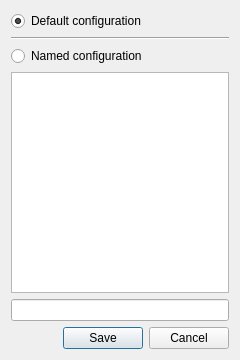
<?xml version="1.0" encoding="UTF-8"?>
<ui version="4.0">
 <class>saveDialog</class>
 <widget class="QDialog" name="saveDialog">
  <property name="geometry">
   <rect>
    <x>0</x>
    <y>0</y>
    <width>240</width>
    <height>360</height>
   </rect>
  </property>
  <property name="windowTitle">
   <string>Save Configuration</string>
  </property>
  <layout class="QVBoxLayout" name="verticalLayout">
   <item>
    <widget class="QRadioButton" name="startupRadioButton">
     <property name="text">
      <string>Default configuration</string>
     </property>
     <property name="checked">
      <bool>true</bool>
     </property>
    </widget>
   </item>
   <item>
    <widget class="Line" name="line">
     <property name="orientation">
      <enum>Qt::Horizontal</enum>
     </property>
    </widget>
   </item>
   <item>
    <widget class="QRadioButton" name="namedRadioButton">
     <property name="text">
      <string>Named configuration</string>
     </property>
    </widget>
   </item>
   <item>
    <widget class="QListWidget" name="namesListWidget"/>
   </item>
   <item>
    <widget class="QLineEdit" name="nameLineEdit"/>
   </item>
   <item>
    <widget class="QDialogButtonBox" name="buttonBox">
     <property name="orientation">
      <enum>Qt::Horizontal</enum>
     </property>
     <property name="standardButtons">
      <set>QDialogButtonBox::Cancel|QDialogButtonBox::Save</set>
     </property>
    </widget>
   </item>
  </layout>
 </widget>
 <resources/>
 <connections>
  <connection>
   <sender>buttonBox</sender>
   <signal>accepted()</signal>
   <receiver>saveDialog</receiver>
   <slot>accept()</slot>
   <hints>
    <hint type="sourcelabel">
     <x>248</x>
     <y>254</y>
    </hint>
    <hint type="destinationlabel">
     <x>157</x>
     <y>274</y>
    </hint>
   </hints>
  </connection>
  <connection>
   <sender>buttonBox</sender>
   <signal>rejected()</signal>
   <receiver>saveDialog</receiver>
   <slot>reject()</slot>
   <hints>
    <hint type="sourcelabel">
     <x>316</x>
     <y>260</y>
    </hint>
    <hint type="destinationlabel">
     <x>286</x>
     <y>274</y>
    </hint>
   </hints>
  </connection>
 </connections>
</ui>
